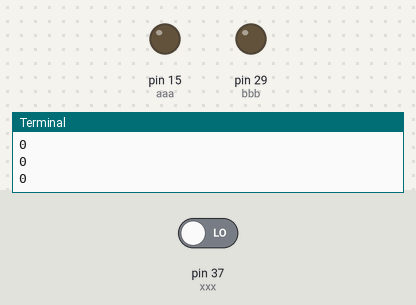
Recording of a program running on a simulated Raspberry Pi (header pin numbers). Shown: output pins drawn as LEDs (lit = HIGH), the last lines printed to the terminal. Inputs (shaded band) come from the test bench; at power-on: pin 37 (xxx) LOW.

Above: at 5.0 s.
5.1 s: pin 37 (xxx) driven HIGH
At 14.9 s:
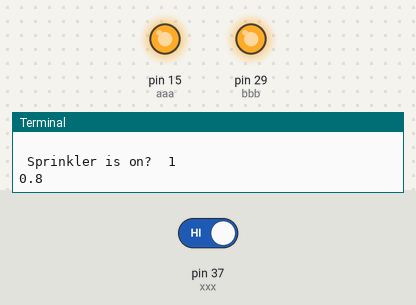
At 20.4 s:
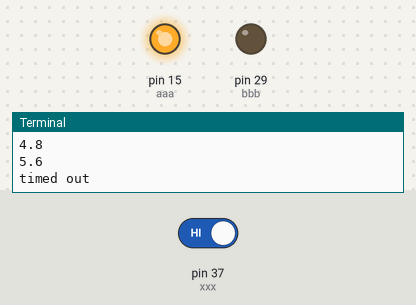
Timing chart, 0 to 21.1 s (numbered marks = the images above; inputs shaded):
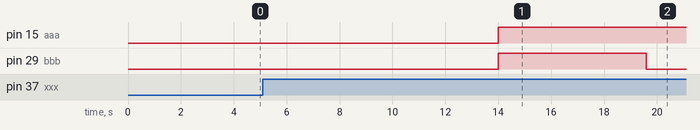

Measured:
- after the input at 5.1 s, pin 15 (aaa): LOW → HIGH after 8.9 s; pin 29 (bbb): LOW → HIGH after 8.9 s, → LOW 5.6 s later

The program:

water.py
```python
import RPi.GPIO as GPIO
import time, math, random, sys
from operator import itemgetter
from collections import OrderedDict

outs = {'aaa': 15, 'bbb': 29}  #this is a dictionary with keys and values
outs = OrderedDict(sorted(outs.items(), key=lambda t: t[1]))

ins = {'xxx': 37, 'yyy': 33}
ins = OrderedDict(sorted(ins.items(), key=lambda t: t[1]))


def polling_delay(val=1):
    time.sleep(val)
    return val

def setup():
    GPIO.setmode(GPIO.BOARD)
    for i in range(len(outs)):
        GPIO.setup(outs.values()[i], GPIO.OUT)  #when referencing a dictionary, use .values
    for i in range(len(ins)):
        GPIO.setup(ins.values()[i], GPIO.IN)

setup()

sprinkler_on = False
while not sprinkler_on:
    polling_delay(1)
    print sprinkler_on
    sprinkler_on = GPIO.input(ins['xxx'])


print '  '
print ' Sprinkler is on? ', sprinkler_on
time.sleep(4)


pump_off_timer = 0
switching_delay = 5

for pin in outs.values():
    GPIO.output(pin, GPIO.LOW)
    time.sleep(2)


GPIO.output(outs['aaa'], GPIO.LOW)
#time.sleep(2)

GPIO.output(outs['aaa'], GPIO.HIGH)
GPIO.output(outs['bbb'], GPIO.HIGH)

while sprinkler_on:
    delay = polling_delay(.8)
    pump_off_timer = pump_off_timer + delay
    print pump_off_timer
    if pump_off_timer > switching_delay:
        print 'timed out'
        GPIO.output(outs['bbb'], GPIO.LOW)
    sprinkler_on = GPIO.input(ins['xxx'])


GPIO.cleanup()
```
